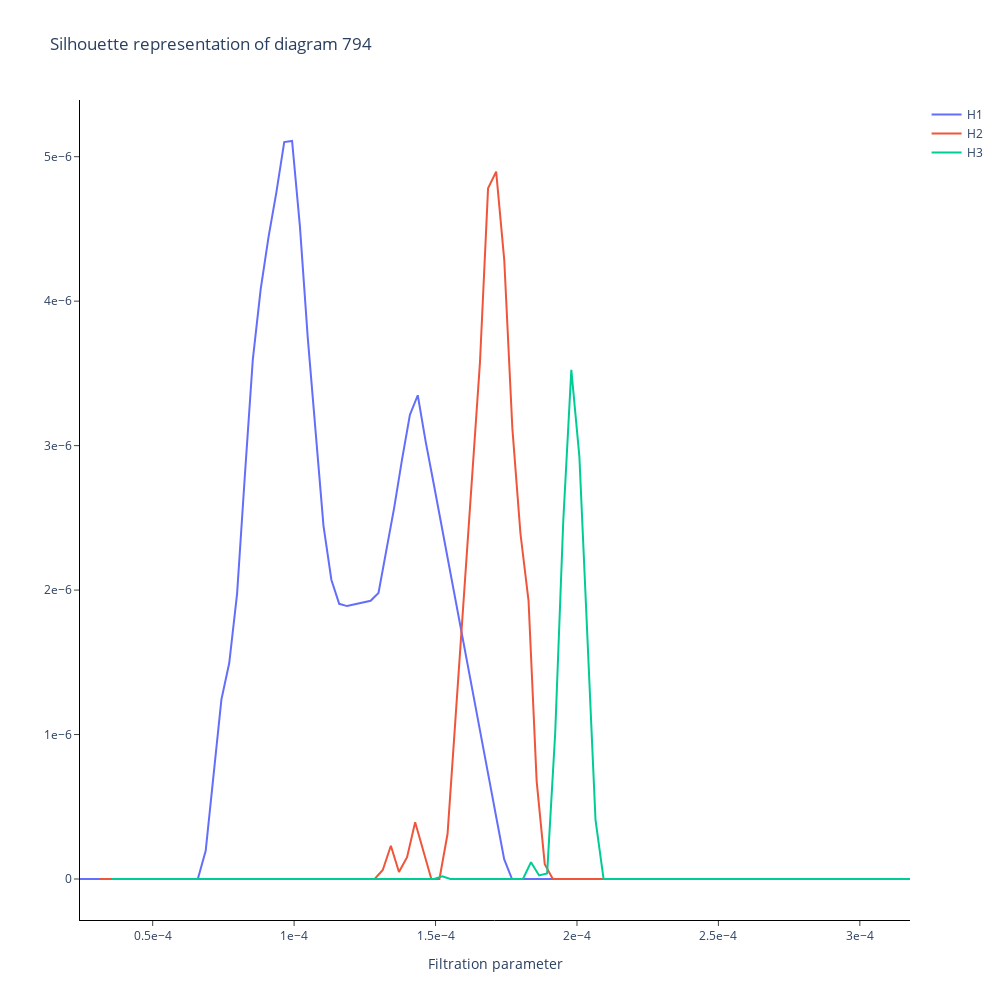

Source (notebook cell):
### Markdown cell above
#### Silhouette

### Code cell
import gtda.curves
import gtda.diagrams
import gtda.plotting

silhouette = gtda.diagrams.Silhouette(power = 1)
silhouettes = silhouette.fit_transform(diagrams)
silhouette_fig = silhouette.plot(silhouettes, sample = 794)
silhouette_fig.update_layout(width = 1000, height = 1000)
display(silhouette_fig)
silhouette_fig.write_image(file = f"features/silhouette.svg", format = "svg")
